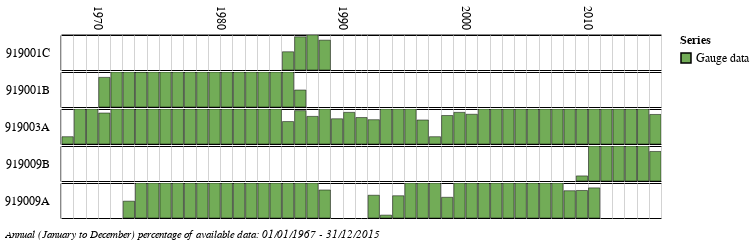

Notebook cell for this chart:
### Markdown cell above
### Example 1 - Compare available gauge data across several timeseries

### Code cell
dflist=[ts1["Total"],ts2["Total"],ts3["Total"],ts4["Total"],ts5["Total"],ts6["Total"]]
sites=["919001C","919001B","919001A","919003A","919009B","919009A"]
series=["Gauge data","Gauge data","Gauge data","Gauge data","Gauge data","Gauge data"]

opl.pyblo(dflist,sites,series)

### Figure 1 — Vega-Lite specification as saved in the notebook (floating-point values rounded to 4 significant figures)
{"config": {"view": {"continuousWidth": 300, "continuousHeight": 300, "stroke": "black"}, "axis": {"labelFontSize": 12, "titleFontSize": 12}, "headerRow": {"labelFontSize": 12, "titleFontSize": 12}, "legend": {"labelFontSize": 12, "titleFontSize": 12}}, "data": {"name": "data-d07d4b9faefa12e441b648aaf6d15267"}, "mark": {"type": "bar", "clip": true, "width": {"band": 1}}, "encoding": {"color": {"field": "c", "scale": {"range": ["#72AC57", "#639188", "#5C77B0", "#765EA4", "#98467A", "#BA3438", "#CF512B", "#E18433"]}, "sort": ["Gauge data"], "title": "Series", "type": "nominal"}, "order": {"field": "color_c_sort_index", "type": "quantitative"}, "row": {"field": "Site", "header": {"labelAlign": "left", "labelAngle": 0, "labelOrient": "left"}, "sort": ["919001C", "919001B", "919001A", "919003A", "919009B", "919009A"], "spacing": 0, "title": null}, "stroke": {"value": "black"}, "strokeWidth": {"condition": {"test": "datum.Perc > 0", "value": 0.5}, "value": 0}, "tooltip": [{"field": "Perc", "format": ".1%", "title": "Percentage", "type": "quantitative"}, {"field": "c", "title": "Series", "type": "nominal"}, {"field": "index", "format": "%Y", "title": "Water Year", "type": "temporal"}], "x": {"axis": {"grid": true, "gridColor": "lightgrey", "labelAngle": 90, "labelExpr": "year(datum.value) % 10 ? null : datum.label", "labelPadding": 5, "orient": "top", "tickCount": 999999, "ticks": false, "title": null}, "field": "index", "scale": {"domain": ["1967-01-01T00:00:00", "2016-01-01T00:00:00"]}, "timeUnit": "year", "type": "temporal"}, "y": {"axis": {"format": ".1%", "tickCount": 0}, "field": "Perc", "scale": {"domain": [0, 1]}, "stack": "zero", "title": null, "type": "quantitative"}}, "height": 35, "title": {"text": ["Annual (January to December) percentage of available data: 01/01/1967 - 31/12/2015"], "anchor": "start", "baseline": "bottom", "fontSize": 10.8, "fontStyle": "italic", "fontWeight": "normal", "offset": 21.6, "orient": "bottom"}, "transform": [{"lookup": "Series", "from": {"data": {"name": "data-7c3b56967ed322afd803bde1a0ae8bed"}, "key": "key", "fields": ["c"]}}], "width": 600, "$schema": "https://vega.github.io/schema/vega-lite/v5.8.0.json", "datasets": {"data-d07d4b9faefa12e441b648aaf6d15267": [{"index": "1985-01-01T00:00:00", "Series": "Series0", "Count": 190, "Day_count": 365.0, "Perc": 0.5205, "Site": "919001C"}, {"index": "1986-01-01T00:00:00", "Series": "Series0", "Count": 346, "Day_count": 365.0, "Perc": 0.9479, "Site": "919001C"}, {"index": "1987-01-01T00:00:00", "Series": "Series0", "Count": 365, "Day_count": 365.0, "Perc": 1.0, "Site": "919001C"}, {"index": "1988-01-01T00:00:00", "Series": "Series0", "Count": 312, "Day_count": 366.0, "Perc": 0.8525, "Site": "919001C"}, {"index": "1970-01-01T00:00:00", "Series": "Series1", "Count": 309, "Day_count": 365.0, "Perc": 0.8466, "Site": "919001B"}, {"index": "1971-01-01T00:00:00", "Series": "Series1", "Count": 365, "Day_count": 365.0, "Perc": 1.0, "Site": "919001B"}, {"index": "1972-01-01T00:00:00", "Series": "Series1", "Count": 366, "Day_count": 366.0, "Perc": 1.0, "Site": "919001B"}, {"index": "1973-01-01T00:00:00", "Series": "Series1", "Count": 363, "Day_count": 365.0, "Perc": 0.9945, "Site": "919001B"}, {"index": "1974-01-01T00:00:00", "Series": "Series1", "Count": 365, "Day_count": 365.0, "Perc": 1.0, "Site": "919001B"}, {"index": "1975-01-01T00:00:00", "Series": "Series1", "Count": 365, "Day_count": 365.0, "Perc": 1.0, "Site": "919001B"}, {"index": "1976-01-01T00:00:00", "Series": "Series1", "Count": 366, "Day_count": 366.0, "Perc": 1.0, "Site": "919001B"}, {"index": "1977-01-01T00:00:00", "Series": "Series1", "Count": 365, "Day_count": 365.0, "Perc": 1.0, "Site": "919001B"}, {"index": "1978-01-01T00:00:00", "Series": "Series1", "Count": 365, "Day_count": 365.0, "Perc": 1.0, "Site": "919001B"}, {"index": "1979-01-01T00:00:00", "Series": "Series1", "Count": 365, "Day_count": 365.0, "Perc": 1.0, "Site": "919001B"}, {"index": "1980-01-01T00:00:00", "Series": "Series1", "Count": 366, "Day_count": 366.0, "Perc": 1.0, "Site": "919001B"}, {"index": "1981-01-01T00:00:00", "Series": "Series1", "Count": 365, "Day_count": 365.0, "Perc": 1.0, "Site": "919001B"}, {"index": "1982-01-01T00:00:00", "Series": "Series1", "Count": 365, "Day_count": 365.0, "Perc": 1.0, "Site": "919001B"}, {"index": "1983-01-01T00:00:00", "Series": "Series1", "Count": 365, "Day_count": 365.0, "Perc": 1.0, "Site": "919001B"}, {"index": "1984-01-01T00:00:00", "Series": "Series1", "Count": 366, "Day_count": 366.0, "Perc": 1.0, "Site": "919001B"}, {"index": "1985-01-01T00:00:00", "Series": "Series1", "Count": 365, "Day_count": 365.0, "Perc": 1.0, "Site": "919001B"}, {"index": "1986-01-01T00:00:00", "Series": "Series1", "Count": 177, "Day_count": 365.0, "Perc": 0.4849, "Site": "919001B"}, {"index": "1967-01-01T00:00:00", "Series": "Series3", "Count": 76, "Day_count": 365.0, "Perc": 0.2082, "Site": "919003A"}, {"index": "1968-01-01T00:00:00", "Series": "Series3", "Count": 366, "Day_count": 366.0, "Perc": 1.0, "Site": "919003A"}, {"index": "1969-01-01T00:00:00", "Series": "Series3", "Count": 365, "Day_count": 365.0, "Perc": 1.0, "Site": "919003A"}, {"index": "1970-01-01T00:00:00", "Series": "Series3", "Count": 323, "Day_count": 365.0, "Perc": 0.8849, "Site": "919003A"}, {"index": "1971-01-01T00:00:00", "Series": "Series3", "Count": 365, "Day_count": 365.0, "Perc": 1.0, "Site": "919003A"}, {"index": "1972-01-01T00:00:00", "Series": "Series3", "Count": 366, "Day_count": 366.0, "Perc": 1.0, "Site": "919003A"}, {"index": "1973-01-01T00:00:00", "Series": "Series3", "Count": 365, "Day_count": 365.0, "Perc": 1.0, "Site": "919003A"}, {"index": "1974-01-01T00:00:00", "Series": "Series3", "Count": 365, "Day_count": 365.0, "Perc": 1.0, "Site": "919003A"}, {"index": "1975-01-01T00:00:00", "Series": "Series3", "Count": 365, "Day_count": 365.0, "Perc": 1.0, "Site": "919003A"}, {"index": "1976-01-01T00:00:00", "Series": "Series3", "Count": 366, "Day_count": 366.0, "Perc": 1.0, "Site": "919003A"}, {"index": "1977-01-01T00:00:00", "Series": "Series3", "Count": 365, "Day_count": 365.0, "Perc": 1.0, "Site": "919003A"}, {"index": "1978-01-01T00:00:00", "Series": "Series3", "Count": 365, "Day_count": 365.0, "Perc": 1.0, "Site": "919003A"}, {"index": "1979-01-01T00:00:00", "Series": "Series3", "Count": 365, "Day_count": 365.0, "Perc": 1.0, "Site": "919003A"}, {"index": "1980-01-01T00:00:00", "Series": "Series3", "Count": 366, "Day_count": 366.0, "Perc": 1.0, "Site": "919003A"}, {"index": "1981-01-01T00:00:00", "Series": "Series3", "Count": 365, "Day_count": 365.0, "Perc": 1.0, "Site": "919003A"}, {"index": "1982-01-01T00:00:00", "Series": "Series3", "Count": 365, "Day_count": 365.0, "Perc": 1.0, "Site": "919003A"}, {"index": "1983-01-01T00:00:00", "Series": "Series3", "Count": 365, "Day_count": 365.0, "Perc": 1.0, "Site": "919003A"}, {"index": "1984-01-01T00:00:00", "Series": "Series3", "Count": 366, "Day_count": 366.0, "Perc": 1.0, "Site": "919003A"}, {"index": "1985-01-01T00:00:00", "Series": "Series3", "Count": 234, "Day_count": 365.0, "Perc": 0.6411, "Site": "919003A"}, {"index": "1986-01-01T00:00:00", "Series": "Series3", "Count": 348, "Day_count": 365.0, "Perc": 0.9534, "Site": "919003A"}, {"index": "1987-01-01T00:00:00", "Series": "Series3", "Count": 288, "Day_count": 365.0, "Perc": 0.789, "Site": "919003A"}, {"index": "1988-01-01T00:00:00", "Series": "Series3", "Count": 366, "Day_count": 366.0, "Perc": 1.0, "Site": "919003A"}, {"index": "1989-01-01T00:00:00", "Series": "Series3", "Count": 263, "Day_count": 365.0, "Perc": 0.7205, "Site": "919003A"}, {"index": "1990-01-01T00:00:00", "Series": "Series3", "Count": 330, "Day_count": 365.0, "Perc": 0.9041, "Site": "919003A"}, {"index": "1991-01-01T00:00:00", "Series": "Series3", "Count": 276, "Day_count": 365.0, "Perc": 0.7562, "Site": "919003A"}, {"index": "1992-01-01T00:00:00", "Series": "Series3", "Count": 254, "Day_count": 366.0, "Perc": 0.694, "Site": "919003A"}, {"index": "1993-01-01T00:00:00", "Series": "Series3", "Count": 365, "Day_count": 365.0, "Perc": 1.0, "Site": "919003A"}, {"index": "1994-01-01T00:00:00", "Series": "Series3", "Count": 365, "Day_count": 365.0, "Perc": 1.0, "Site": "919003A"}, {"index": "1995-01-01T00:00:00", "Series": "Series3", "Count": 365, "Day_count": 365.0, "Perc": 1.0, "Site": "919003A"}, {"index": "1996-01-01T00:00:00", "Series": "Series3", "Count": 251, "Day_count": 366.0, "Perc": 0.6858, "Site": "919003A"}, {"index": "1997-01-01T00:00:00", "Series": "Series3", "Count": 76, "Day_count": 365.0, "Perc": 0.2082, "Site": "919003A"}, {"index": "1998-01-01T00:00:00", "Series": "Series3", "Count": 297, "Day_count": 365.0, "Perc": 0.8137, "Site": "919003A"}, {"index": "1999-01-01T00:00:00", "Series": "Series3", "Count": 330, "Day_count": 365.0, "Perc": 0.9041, "Site": "919003A"}, {"index": "2000-01-01T00:00:00", "Series": "Series3", "Count": 311, "Day_count": 366.0, "Perc": 0.8497, "Site": "919003A"}, {"index": "2001-01-01T00:00:00", "Series": "Series3", "Count": 365, "Day_count": 365.0, "Perc": 1.0, "Site": "919003A"}, {"index": "2002-01-01T00:00:00", "Series": "Series3", "Count": 365, "Day_count": 365.0, "Perc": 1.0, "Site": "919003A"}, {"index": "2003-01-01T00:00:00", "Series": "Series3", "Count": 365, "Day_count": 365.0, "Perc": 1.0, "Site": "919003A"}, {"index": "2004-01-01T00:00:00", "Series": "Series3", "Count": 366, "Day_count": 366.0, "Perc": 1.0, "Site": "919003A"}, {"index": "2005-01-01T00:00:00", "Series": "Series3", "Count": 365, "Day_count": 365.0, "Perc": 1.0, "Site": "919003A"}, {"index": "2006-01-01T00:00:00", "Series": "Series3", "Count": 365, "Day_count": 365.0, "Perc": 1.0, "Site": "919003A"}, {"index": "2007-01-01T00:00:00", "Series": "Series3", "Count": 365, "Day_count": 365.0, "Perc": 1.0, "Site": "919003A"}, {"index": "2008-01-01T00:00:00", "Series": "Series3", "Count": 366, "Day_count": 366.0, "Perc": 1.0, "Site": "919003A"}, {"index": "2009-01-01T00:00:00", "Series": "Series3", "Count": 365, "Day_count": 365.0, "Perc": 1.0, "Site": "919003A"}, {"index": "2010-01-01T00:00:00", "Series": "Series3", "Count": 365, "Day_count": 365.0, "Perc": 1.0, "Site": "919003A"}, {"index": "2011-01-01T00:00:00", "Series": "Series3", "Count": 365, "Day_count": 365.0, "Perc": 1.0, "Site": "919003A"}, {"index": "2012-01-01T00:00:00", "Series": "Series3", "Count": 366, "Day_count": 366.0, "Perc": 1.0, "Site": "919003A"}, {"index": "2013-01-01T00:00:00", "Series": "Series3", "Count": 365, "Day_count": 365.0, "Perc": 1.0, "Site": "919003A"}, {"index": "2014-01-01T00:00:00", "Series": "Series3", "Count": 365, "Day_count": 365.0, "Perc": 1.0, "Site": "919003A"}, {"index": "2015-01-01T00:00:00", "Series": "Series3", "Count": 308, "Day_count": 365.0, "Perc": 0.8438, "Site": "919003A"}, {"index": "2009-01-01T00:00:00", "Series": "Series4", "Count": 53, "Day_count": 365.0, "Perc": 0.1452, "Site": "919009B"}, {"index": "2010-01-01T00:00:00", "Series": "Series4", "Count": 365, "Day_count": 365.0, "Perc": 1.0, "Site": "919009B"}, {"index": "2011-01-01T00:00:00", "Series": "Series4", "Count": 365, "Day_count": 365.0, "Perc": 1.0, "Site": "919009B"}, {"index": "2012-01-01T00:00:00", "Series": "Series4", "Count": 366, "Day_count": 366.0, "Perc": 1.0, "Site": "919009B"}, {"index": "2013-01-01T00:00:00", "Series": "Series4", "Count": 365, "Day_count": 365.0, "Perc": 1.0, "Site": "919009B"}, {"index": "2014-01-01T00:00:00", "Series": "Series4", "Count": 365, "Day_count": 365.0, "Perc": 1.0, "Site": "919009B"}, {"index": "2015-01-01T00:00:00", "Series": "Series4", "Count": 308, "Day_count": 365.0, "Perc": 0.8438, "Site": "919009B"}, {"index": "1972-01-01T00:00:00", "Series": "Series5", "Count": 176, "Day_count": 366.0, "Perc": 0.4809, "Site": "919009A"}, {"index": "1973-01-01T00:00:00", "Series": "Series5", "Count": 365, "Day_count": 365.0, "Perc": 1.0, "Site": "919009A"}, {"index": "1974-01-01T00:00:00", "Series": "Series5", "Count": 365, "Day_count": 365.0, "Perc": 1.0, "Site": "919009A"}, {"index": "1975-01-01T00:00:00", "Series": "Series5", "Count": 365, "Day_count": 365.0, "Perc": 1.0, "Site": "919009A"}, {"index": "1976-01-01T00:00:00", "Series": "Series5", "Count": 366, "Day_count": 366.0, "Perc": 1.0, "Site": "919009A"}, {"index": "1977-01-01T00:00:00", "Series": "Series5", "Count": 365, "Day_count": 365.0, "Perc": 1.0, "Site": "919009A"}, {"index": "1978-01-01T00:00:00", "Series": "Series5", "Count": 365, "Day_count": 365.0, "Perc": 1.0, "Site": "919009A"}, {"index": "1979-01-01T00:00:00", "Series": "Series5", "Count": 365, "Day_count": 365.0, "Perc": 1.0, "Site": "919009A"}, {"index": "1980-01-01T00:00:00", "Series": "Series5", "Count": 366, "Day_count": 366.0, "Perc": 1.0, "Site": "919009A"}, {"index": "1981-01-01T00:00:00", "Series": "Series5", "Count": 365, "Day_count": 365.0, "Perc": 1.0, "Site": "919009A"}, {"index": "1982-01-01T00:00:00", "Series": "Series5", "Count": 365, "Day_count": 365.0, "Perc": 1.0, "Site": "919009A"}, {"index": "1983-01-01T00:00:00", "Series": "Series5", "Count": 365, "Day_count": 365.0, "Perc": 1.0, "Site": "919009A"}, {"index": "1984-01-01T00:00:00", "Series": "Series5", "Count": 366, "Day_count": 366.0, "Perc": 1.0, "Site": "919009A"}, {"index": "1985-01-01T00:00:00", "Series": "Series5", "Count": 365, "Day_count": 365.0, "Perc": 1.0, "Site": "919009A"}, {"index": "1986-01-01T00:00:00", "Series": "Series5", "Count": 365, "Day_count": 365.0, "Perc": 1.0, "Site": "919009A"}, {"index": "1987-01-01T00:00:00", "Series": "Series5", "Count": 365, "Day_count": 365.0, "Perc": 1.0, "Site": "919009A"}, {"index": "1988-01-01T00:00:00", "Series": "Series5", "Count": 293, "Day_count": 366.0, "Perc": 0.8005, "Site": "919009A"}, {"index": "1992-01-01T00:00:00", "Series": "Series5", "Count": 238, "Day_count": 366.0, "Perc": 0.6503, "Site": "919009A"}, {"index": "1993-01-01T00:00:00", "Series": "Series5", "Count": 30, "Day_count": 365.0, "Perc": 0.08219, "Site": "919009A"}, {"index": "1994-01-01T00:00:00", "Series": "Series5", "Count": 232, "Day_count": 365.0, "Perc": 0.6356, "Site": "919009A"}, {"index": "1995-01-01T00:00:00", "Series": "Series5", "Count": 365, "Day_count": 365.0, "Perc": 1.0, "Site": "919009A"}, {"index": "1996-01-01T00:00:00", "Series": "Series5", "Count": 366, "Day_count": 366.0, "Perc": 1.0, "Site": "919009A"}, {"index": "1997-01-01T00:00:00", "Series": "Series5", "Count": 365, "Day_count": 365.0, "Perc": 1.0, "Site": "919009A"}, {"index": "1998-01-01T00:00:00", "Series": "Series5", "Count": 216, "Day_count": 365.0, "Perc": 0.5918, "Site": "919009A"}, {"index": "1999-01-01T00:00:00", "Series": "Series5", "Count": 365, "Day_count": 365.0, "Perc": 1.0, "Site": "919009A"}, {"index": "2000-01-01T00:00:00", "Series": "Series5", "Count": 366, "Day_count": 366.0, "Perc": 1.0, "Site": "919009A"}, {"index": "2001-01-01T00:00:00", "Series": "Series5", "Count": 365, "Day_count": 365.0, "Perc": 1.0, "Site": "919009A"}, {"index": "2002-01-01T00:00:00", "Series": "Series5", "Count": 365, "Day_count": 365.0, "Perc": 1.0, "Site": "919009A"}, {"index": "2003-01-01T00:00:00", "Series": "Series5", "Count": 365, "Day_count": 365.0, "Perc": 1.0, "Site": "919009A"}, {"index": "2004-01-01T00:00:00", "Series": "Series5", "Count": 366, "Day_count": 366.0, "Perc": 1.0, "Site": "919009A"}, {"index": "2005-01-01T00:00:00", "Series": "Series5", "Count": 365, "Day_count": 365.0, "Perc": 1.0, "Site": "919009A"}, {"index": "2006-01-01T00:00:00", "Series": "Series5", "Count": 365, "Day_count": 365.0, "Perc": 1.0, "Site": "919009A"}, {"index": "2007-01-01T00:00:00", "Series": "Series5", "Count": 365, "Day_count": 365.0, "Perc": 1.0, "Site": "919009A"}, {"index": "2008-01-01T00:00:00", "Series": "Series5", "Count": 285, "Day_count": 366.0, "Perc": 0.7787, "Site": "919009A"}, {"index": "2009-01-01T00:00:00", "Series": "Series5", "Count": 287, "Day_count": 365.0, "Perc": 0.7863, "Site": "919009A"}, {"index": "2010-01-01T00:00:00", "Series": "Series5", "Count": 314, "Day_count": 365.0, "Perc": 0.8603, "Site": "919009A"}], "data-7c3b56967ed322afd803bde1a0ae8bed": [{"key": "Series0", "c": "Gauge data"}, {"key": "Series1", "c": "Gauge data"}, {"key": "Series2", "c": "Gauge data"}, {"key": "Series3", "c": "Gauge data"}, {"key": "Series4", "c": "Gauge data"}, {"key": "Series5", "c": "Gauge data"}]}}
